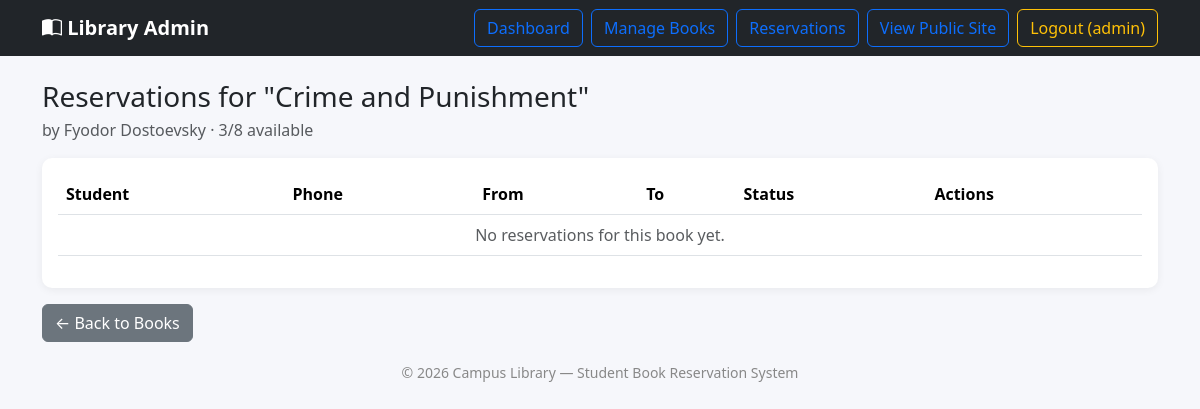
Page /admin/book_reservations.php?id=9 (signed in) on the earlier database version.
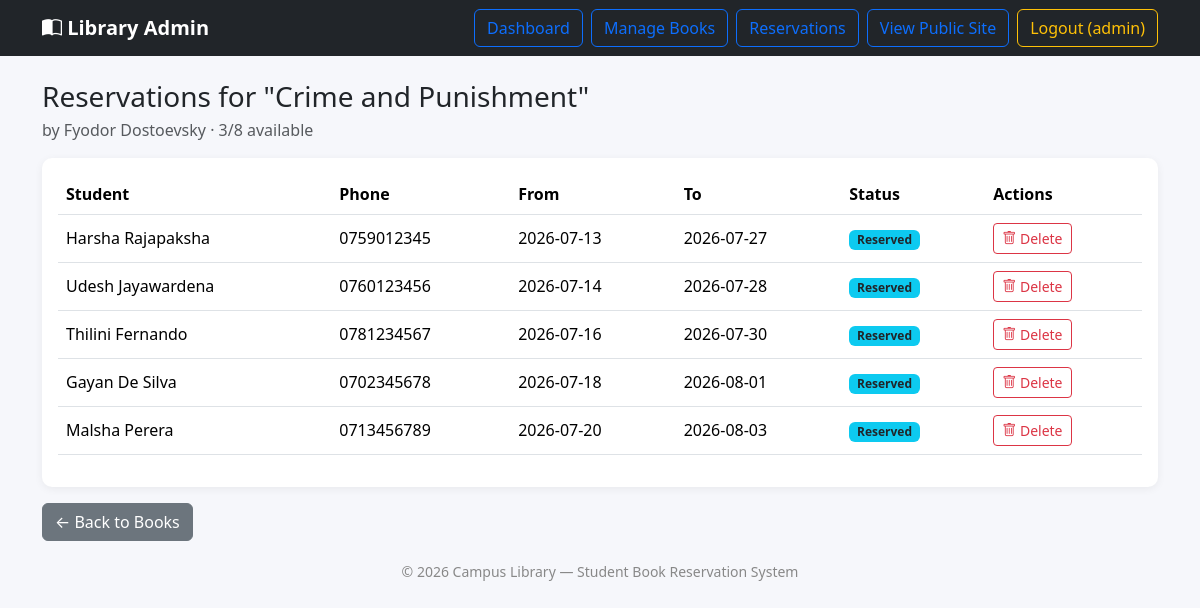
Same page on the later database version.
### tables this page shows
CREATE TABLE IF NOT EXISTS reservations (
    id INT AUTO_INCREMENT PRIMARY KEY,
    book_id INT NOT NULL,
    student_name VARCHAR(100) NOT NULL,
    telephone VARCHAR(20) NOT NULL,
    request_date DATE NOT NULL,
    return_date DATE NOT NULL,
    status VARCHAR(20) NOT NULL DEFAULT 'Reserved',
    created_at TIMESTAMP DEFAULT CURRENT_TIMESTAMP,
    CONSTRAINT fk_reservation_book
        FOREIGN KEY (book_id) REFERENCES books(id)
        ON DELETE CASCADE
);

### includes/functions.php (called while the page is built, shortened)
<?php
function e($string) {
    return htmlspecialchars($string ?? '', ENT_QUOTES, 'UTF-8');
}

### admin/book_reservations.php (the view, shortened to what this page needs)
<?php
require_once __DIR__ . '/../config/db.php';
require_once __DIR__ . '/../includes/functions.php';
$id = (int)($_GET['id'] ?? 0);
$stmt = $conn->prepare('SELECT * FROM books WHERE id = ?');
$stmt->bind_param('i', $id);
$stmt->execute();
$book = $stmt->get_result()->fetch_assoc();
$stmt = $conn->prepare('SELECT * FROM reservations WHERE book_id = ? ORDER BY created_at DESC');
$stmt->bind_param('i', $id);
$stmt->execute();
$reservations = $stmt->get_result();
require_once __DIR__ . '/../includes/header.php';
require_once __DIR__ . '/../includes/navbar_admin.php';
?>
<div class="container">
    <h3 class="mb-1">Reservations for "<?php echo e($book['title']); ?>"</h3>
    <p class="text-muted">by <?php echo e($book['author']); ?> &middot; <?php echo (int)$book['available_copies']; ?>/<?php echo (int)$book['total_copies']; ?> available</p>
    <div class="card p-3">
        <div class="table-responsive">
        <table class="table align-middle">
            <thead>
                <tr><th>Student</th><th>Phone</th><th>From</th><th>To</th><th>Status</th><th>Actions</th></tr>
            </thead>
            <tbody>
            <?php if ($reservations->num_rows === 0): ?>
                <tr><td colspan="6" class="text-center text-muted">No reservations for this book yet.</td></tr>
            <?php endif; ?>
            <?php while ($r = $reservations->fetch_assoc()): ?>
                <tr>
                    <td><?php echo e($r['student_name']); ?></td>
                    <td><?php echo e($r['telephone']); ?></td>
                    <td><?php echo e($r['request_date']); ?></td>
                    <td><?php echo e($r['return_date']); ?></td>
                    <td><span class="badge bg-info text-dark"><?php echo e($r['status']); ?></span></td>
                    <td>
                        <a href="delete_reservation.php?id=<?php echo (int)$r['id']; ?>"
                           class="btn btn-sm btn-outline-danger"
                           onclick="return confirm('Delete this reservation? The book copy will become available again.');">
                            <i class="bi bi-trash"></i> Delete
                        </a>
                    </td>
                </tr>
            <?php endwhile; ?>
            </tbody>
        </table>
        </div>
    </div>
    <a href="books.php" class="btn btn-secondary mt-3">&larr; Back to Books</a>
</div>
<?php require_once __DIR__ . '/../includes/footer.php'; ?>

Differences in the rows shown:
added reservations: student_name "Harsha Rajapaksha", telephone "0759012345", request_date "2026-07-13", return_date "2026-07-27", status "Reserved"
added reservations: student_name "Udesh Jayawardena", telephone "0760123456", request_date "2026-07-14", return_date "2026-07-28", status "Reserved"
added reservations: student_name "Thilini Fernando", telephone "0781234567", request_date "2026-07-16", return_date "2026-07-30", status "Reserved"
added reservations: student_name "Gayan De Silva", telephone "0702345678", request_date "2026-07-18", return_date "2026-08-01", status "Reserved"
added reservations: student_name "Malsha Perera", telephone "0713456789", request_date "2026-07-20", return_date "2026-08-03", status "Reserved"
Other differences:
text no longer shown: "No reservations for this book yet."
